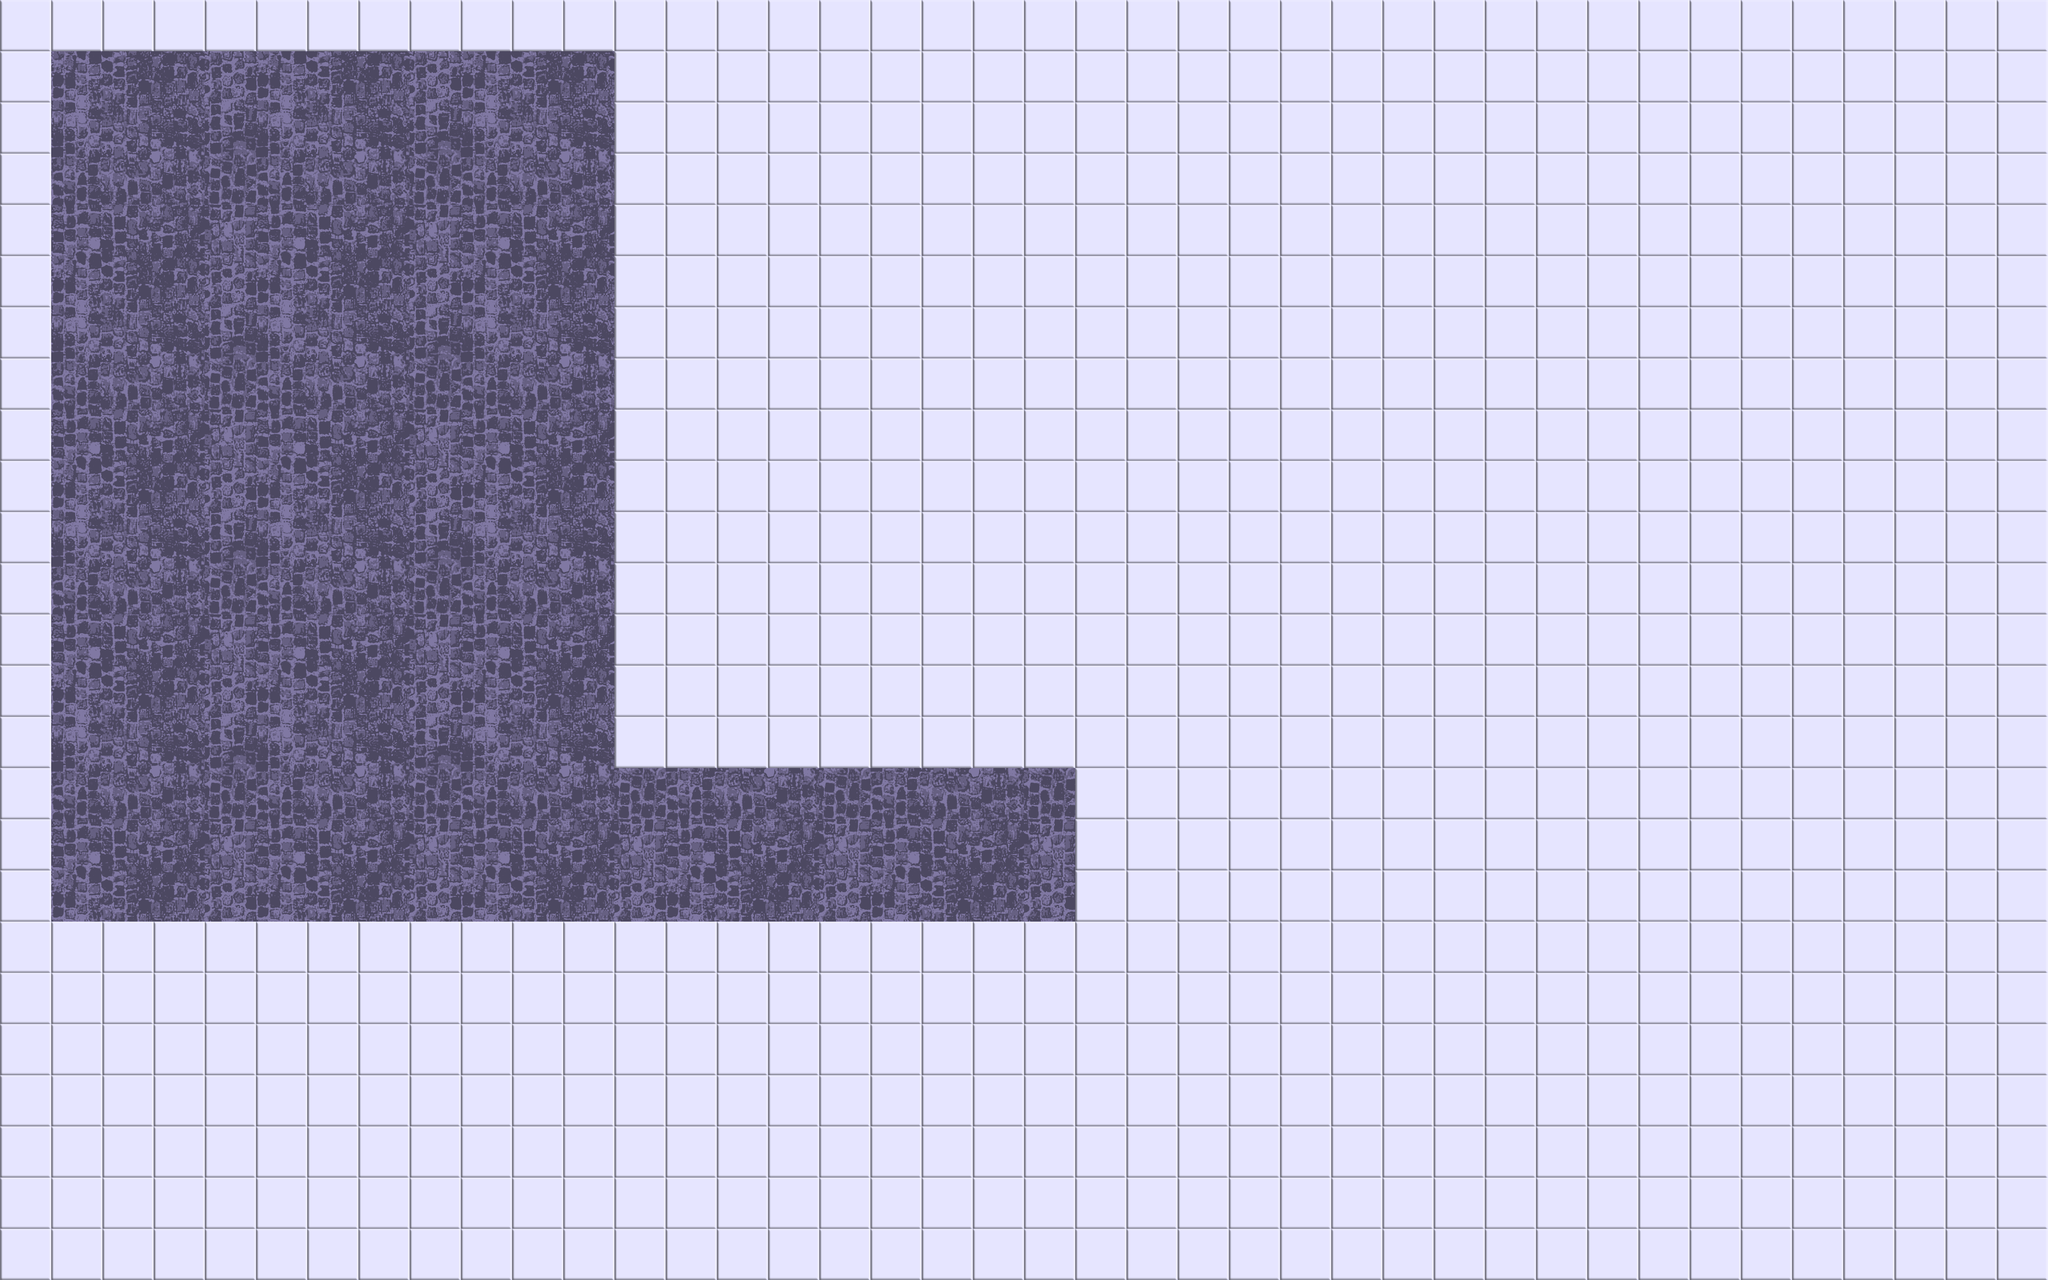

A level layout from a 2D game, rendered from its tile map. Below: a short description, then the map file with its tile-grid data intact:
An orthogonal 40x25 tile map with 128x128 px tiles, 3 tile layers (background, walls, obstacles), 2 tilesets and 2 objects (goal, player).

<map version="1.2" tiledversion="1.2.4" orientation="orthogonal" renderorder="right-down" width="40" height="25" tilewidth="128" tileheight="128" infinite="0" nextlayerid="12" nextobjectid="6">
 <tileset firstgid="1" name="tiles" tilewidth="128" tileheight="128" tilecount="14" columns="7">
  <image source="../images/tiles.png" width="896" height="256" />
 </tileset>
 <tileset firstgid="15" name="backgroundTiles" tilewidth="512" tileheight="512" tilecount="1" columns="1">
  <image source="../images/background.png" width="512" height="512" />
 </tileset>
 <layer id="10" name="background" width="40" height="25">
  <data encoding="csv">
15,0,0,0,15,15,0,0,0,15,0,15,0,0,0,0,0,0,0,0,0,0,0,0,0,0,0,0,0,0,0,0,0,0,0,0,0,0,0,0,
0,0,0,0,0,0,0,0,0,0,0,0,0,0,0,0,0,0,0,0,0,0,0,0,0,0,0,0,0,0,0,0,0,0,0,0,0,0,0,0,
0,0,0,0,0,0,0,0,0,0,0,0,0,0,0,0,0,0,0,0,0,0,0,0,0,0,0,0,0,0,0,0,0,0,0,0,0,0,0,0,
15,0,0,0,15,0,0,0,15,0,0,0,15,0,0,0,15,0,0,0,15,0,0,0,15,0,0,0,15,0,0,0,15,0,0,0,15,0,0,0,
0,0,0,0,0,0,0,0,0,0,0,0,0,0,0,0,0,0,0,0,0,0,0,0,0,0,0,0,0,0,0,0,0,0,0,0,0,0,0,0,
0,0,0,0,0,0,0,0,0,0,0,0,0,0,0,0,0,0,0,0,0,0,0,0,0,0,0,0,0,0,0,0,0,0,0,0,0,0,0,0,
0,0,0,0,0,0,0,0,0,0,0,0,0,0,0,0,0,0,0,0,0,0,0,0,0,0,0,0,0,0,0,0,0,0,0,0,0,0,0,0,
15,0,0,0,15,0,0,0,15,0,0,0,15,0,0,0,15,0,0,0,15,0,0,0,15,0,0,0,15,0,0,0,15,0,0,0,15,0,0,0,
0,0,0,0,0,0,0,0,0,0,0,0,0,0,0,0,0,0,0,0,0,0,0,0,0,0,0,0,0,0,0,0,0,0,0,0,0,0,0,0,
0,0,0,0,0,0,0,0,0,0,0,0,0,0,0,0,0,0,0,0,0,0,0,0,0,0,0,0,0,0,0,0,0,0,0,0,0,0,0,0,
0,0,0,0,0,0,0,0,0,0,0,0,0,0,0,0,0,0,0,0,0,0,0,0,0,0,0,0,0,0,0,0,0,0,0,0,0,0,0,0,
15,0,0,0,15,0,0,0,15,0,0,0,15,0,0,0,15,0,0,0,15,0,0,0,15,0,0,0,15,0,0,0,15,0,0,0,15,0,0,0,
0,0,0,0,0,0,0,0,0,0,0,0,0,0,0,0,0,0,0,0,0,0,0,0,0,0,0,0,0,0,0,0,0,0,0,0,0,0,0,0,
0,0,0,0,0,0,0,0,0,0,0,0,0,0,0,0,0,0,0,0,0,0,0,0,0,0,0,0,0,0,0,0,0,0,0,0,0,0,0,0,
0,0,0,0,0,0,0,0,0,0,0,0,0,0,0,0,0,0,0,0,0,0,0,0,0,0,0,0,0,0,0,0,0,0,0,0,0,0,0,0,
15,0,0,0,15,0,0,0,15,0,0,0,15,0,0,0,15,0,0,0,15,0,0,0,15,0,0,0,15,0,0,0,15,0,0,0,15,0,0,0,
0,0,0,0,0,0,0,0,0,0,0,0,0,0,0,0,0,0,0,0,0,0,0,0,0,0,0,0,0,0,0,0,0,0,0,0,0,0,0,0,
0,0,0,0,0,0,0,0,0,0,0,0,0,0,0,0,0,0,0,0,0,0,0,0,0,0,0,0,0,0,0,0,0,0,0,0,0,0,0,0,
0,0,0,0,0,0,0,0,0,0,0,0,0,0,0,0,0,0,0,0,0,0,0,0,0,0,0,0,0,0,0,0,0,0,0,0,0,0,0,0,
15,0,0,0,15,0,0,0,15,0,0,0,15,0,0,0,15,0,0,0,15,0,0,0,15,0,0,0,15,0,0,0,15,0,0,0,15,0,0,0,
0,0,0,0,0,0,0,0,0,0,0,0,0,0,0,0,0,0,0,0,0,0,0,0,0,0,0,0,0,0,0,0,0,0,0,0,0,0,0,0,
0,0,0,0,0,0,0,0,0,0,0,0,0,0,0,0,0,0,0,0,0,0,0,0,0,0,0,0,0,0,0,0,0,0,0,0,0,0,0,0,
0,0,0,0,0,0,0,0,0,0,0,0,0,0,0,0,0,0,0,0,0,0,0,0,0,0,0,0,0,0,0,0,0,0,0,0,0,0,0,0,
15,0,0,0,15,0,0,0,15,0,0,0,15,0,0,0,15,0,0,0,15,0,0,0,15,0,0,0,15,0,0,0,15,0,0,0,15,0,0,0,
0,0,0,0,0,0,0,0,0,0,0,0,0,0,0,0,0,0,0,0,0,0,0,0,0,0,0,0,0,0,0,0,0,0,0,0,0,0,0,0
</data>
 </layer>
 <layer id="8" name="walls" width="40" height="25">
  <data encoding="csv">
7,7,7,7,7,7,7,7,7,7,7,7,7,7,7,7,7,7,7,7,7,7,7,7,7,7,7,7,7,7,7,7,7,7,7,7,7,7,7,7,
7,0,0,0,0,0,0,0,0,0,0,0,7,7,7,7,7,7,7,7,7,7,7,7,7,7,7,7,7,7,7,7,7,7,7,7,7,7,7,7,
7,0,0,0,0,0,0,0,0,0,0,0,7,7,7,7,7,7,7,7,7,7,7,7,7,7,7,7,7,7,7,7,7,7,7,7,7,7,7,7,
7,0,0,0,0,0,0,0,0,0,0,0,7,7,7,7,7,7,7,7,7,7,7,7,7,7,7,7,7,7,7,7,7,7,7,7,7,7,7,7,
7,0,0,0,0,0,0,0,0,0,0,0,7,7,7,7,7,7,7,7,7,7,7,7,7,7,7,7,7,7,7,7,7,7,7,7,7,7,7,7,
7,0,0,0,0,0,0,0,0,0,0,0,7,7,7,7,7,7,7,7,7,7,7,7,7,7,7,7,7,7,7,7,7,7,7,7,7,7,7,7,
7,0,0,0,0,0,0,0,0,0,0,0,7,7,7,7,7,7,7,7,7,7,7,7,7,7,7,7,7,7,7,7,7,7,7,7,7,7,7,7,
7,0,0,0,0,0,0,0,0,0,0,0,7,7,7,7,7,7,7,7,7,7,7,7,7,7,7,7,7,7,7,7,7,7,7,7,7,7,7,7,
7,0,0,0,0,0,0,0,0,0,0,0,7,7,7,7,7,7,7,7,7,7,7,7,7,7,7,7,7,7,7,7,7,7,7,7,7,7,7,7,
7,0,0,0,0,0,0,0,0,0,0,0,7,7,7,7,7,7,7,7,7,7,7,7,7,7,7,7,7,7,7,7,7,7,7,7,7,7,7,7,
7,0,0,0,0,0,0,0,0,0,0,0,7,7,7,7,7,7,7,7,7,7,7,7,7,7,7,7,7,7,7,7,7,7,7,7,7,7,7,7,
7,0,0,0,0,0,0,0,0,0,0,0,7,7,7,7,7,7,7,7,7,7,7,7,7,7,7,7,7,7,7,7,7,7,7,7,7,7,7,7,
7,0,0,0,0,0,0,0,0,0,0,0,7,7,7,7,7,7,7,7,7,7,7,7,7,7,7,7,7,7,7,7,7,7,7,7,7,7,7,7,
7,0,0,0,0,0,0,0,0,0,0,0,7,7,7,7,7,7,7,7,7,7,7,7,7,7,7,7,7,7,7,7,7,7,7,7,7,7,7,7,
7,0,0,0,0,0,0,0,0,0,0,0,7,7,7,7,7,7,7,7,7,7,7,7,7,7,7,7,7,7,7,7,7,7,7,7,7,7,7,7,
7,0,0,0,0,0,0,0,0,0,0,0,0,0,0,0,0,0,0,0,0,7,7,7,7,7,7,7,7,7,7,7,7,7,7,7,7,7,7,7,
7,0,0,0,0,0,0,0,0,0,0,0,0,0,0,0,0,0,0,0,0,7,7,7,7,7,7,7,7,7,7,7,7,7,7,7,7,7,7,7,
7,0,0,0,0,0,0,0,0,0,0,0,0,0,0,0,0,0,0,0,0,7,7,7,7,7,7,7,7,7,7,7,7,7,7,7,7,7,7,7,
7,7,7,7,7,7,7,7,7,7,7,7,7,7,7,7,7,7,7,7,7,7,7,7,7,7,7,7,7,7,7,7,7,7,7,7,7,7,7,7,
7,7,7,7,7,7,7,7,7,7,7,7,7,7,7,7,7,7,7,7,7,7,7,7,7,7,7,7,7,7,7,7,7,7,7,7,7,7,7,7,
7,7,7,7,7,7,7,7,7,7,7,7,7,7,7,7,7,7,7,7,7,7,7,7,7,7,7,7,7,7,7,7,7,7,7,7,7,7,7,7,
7,7,7,7,7,7,7,7,7,7,7,7,7,7,7,7,7,7,7,7,7,7,7,7,7,7,7,7,7,7,7,7,7,7,7,7,7,7,7,7,
7,7,7,7,7,7,7,7,7,7,7,7,7,7,7,7,7,7,7,7,7,7,7,7,7,7,7,7,7,7,7,7,7,7,7,7,7,7,7,7,
7,7,7,7,7,7,7,7,7,7,7,7,7,7,7,7,7,7,7,7,7,7,7,7,7,7,7,7,7,7,7,7,7,7,7,7,7,7,7,7,
7,7,7,7,7,7,7,7,7,7,7,7,7,7,7,7,7,7,7,7,7,7,7,7,7,7,7,7,7,7,7,7,7,7,7,7,7,7,7,7
</data>
 </layer>
 <layer id="9" name="obstacles" width="40" height="25">
  <data encoding="csv">
0,0,0,0,0,0,0,0,0,0,0,0,0,0,0,0,0,0,0,0,0,0,0,0,0,0,0,0,0,0,0,0,0,0,0,0,0,0,0,0,
0,0,0,0,0,0,0,0,0,0,0,0,0,0,0,0,0,0,0,0,0,0,0,0,0,0,0,0,0,0,0,0,0,0,0,0,0,0,0,0,
0,0,0,0,0,0,0,0,0,0,0,0,0,0,0,0,0,0,0,0,0,0,0,0,0,0,0,0,0,0,0,0,0,0,0,0,0,0,0,0,
0,0,0,0,0,0,0,0,0,0,0,0,0,0,0,0,0,0,0,0,0,0,0,0,0,0,0,0,0,0,0,0,0,0,0,0,0,0,0,0,
0,0,0,0,0,0,0,0,0,0,0,0,0,0,0,0,0,0,0,0,0,0,0,0,0,0,0,0,0,0,0,0,0,0,0,0,0,0,0,0,
0,0,0,0,0,0,0,0,0,0,0,0,0,0,0,0,0,0,0,0,0,0,0,0,0,0,0,0,0,0,0,0,0,0,0,0,0,0,0,0,
0,0,0,0,0,0,0,0,0,0,0,0,0,0,0,0,0,0,0,0,0,0,0,0,0,0,0,0,0,0,0,0,0,0,0,0,0,0,0,0,
0,0,0,0,0,0,0,0,0,0,0,0,0,0,0,0,0,0,0,0,0,0,0,0,0,0,0,0,0,0,0,0,0,0,0,0,0,0,0,0,
0,0,0,0,0,0,0,0,0,0,0,0,0,0,0,0,0,0,0,0,0,0,0,0,0,0,0,0,0,0,0,0,0,0,0,0,0,0,0,0,
0,0,0,0,0,0,0,0,0,0,0,0,0,0,0,0,0,0,0,0,0,0,0,0,0,0,0,0,0,0,0,0,0,0,0,0,0,0,0,0,
0,0,0,0,0,0,0,0,0,0,0,0,0,0,0,0,0,0,0,0,0,0,0,0,0,0,0,0,0,0,0,0,0,0,0,0,0,0,0,0,
0,0,0,0,0,0,0,0,0,0,0,0,0,0,0,0,0,0,0,0,0,0,0,0,0,0,0,0,0,0,0,0,0,0,0,0,0,0,0,0,
0,0,0,0,0,0,0,0,0,0,0,0,0,0,0,0,0,0,0,0,0,0,0,0,0,0,0,0,0,0,0,0,0,0,0,0,0,0,0,0,
0,0,0,0,0,0,0,0,0,0,0,0,0,0,0,0,0,0,0,0,0,0,0,0,0,0,0,0,0,0,0,0,0,0,0,0,0,0,0,0,
0,0,0,0,0,0,0,0,0,0,0,0,0,0,0,0,0,0,0,0,0,0,0,0,0,0,0,0,0,0,0,0,0,0,0,0,0,0,0,0,
0,0,0,0,0,0,0,0,0,0,0,0,0,0,0,0,0,0,0,0,0,0,0,0,0,0,0,0,0,0,0,0,0,0,0,0,0,0,0,0,
0,0,0,0,0,0,0,0,0,0,0,0,0,0,0,0,0,0,0,0,0,0,0,0,0,0,0,0,0,0,0,0,0,0,0,0,0,0,0,0,
0,0,0,0,0,0,0,0,0,0,0,0,0,0,0,0,0,0,0,0,0,0,0,0,0,0,0,0,0,0,0,0,0,0,0,0,0,0,0,0,
0,0,0,0,0,0,0,0,0,0,0,0,0,0,0,0,0,0,0,0,0,0,0,0,0,0,0,0,0,0,0,0,0,0,0,0,0,0,0,0,
0,0,0,0,0,0,0,0,0,0,0,0,0,0,0,0,0,0,0,0,0,0,0,0,0,0,0,0,0,0,0,0,0,0,0,0,0,0,0,0,
0,0,0,0,0,0,0,0,0,0,0,0,0,0,0,0,0,0,0,0,0,0,0,0,0,0,0,0,0,0,0,0,0,0,0,0,0,0,0,0,
0,0,0,0,0,0,0,0,0,0,0,0,0,0,0,0,0,0,0,0,0,0,0,0,0,0,0,0,0,0,0,0,0,0,0,0,0,0,0,0,
0,0,0,0,0,0,0,0,0,0,0,0,0,0,0,0,0,0,0,0,0,0,0,0,0,0,0,0,0,0,0,0,0,0,0,0,0,0,0,0,
0,0,0,0,0,0,0,0,0,0,0,0,0,0,0,0,0,0,0,0,0,0,0,0,0,0,0,0,0,0,0,0,0,0,0,0,0,0,0,0,
0,0,0,0,0,0,0,0,0,0,0,0,0,0,0,0,0,0,0,0,0,0,0,0,0,0,0,0,0,0,0,0,0,0,0,0,0,0,0,0
</data>
 </layer>
 <objectgroup id="11" name="Objects">
  <object id="3" type="goal" x="2472" y="2176">
   <point />
  </object>
  <object id="4" type="player" x="1348" y="244">
   <point />
  </object>
 </objectgroup>
</map>